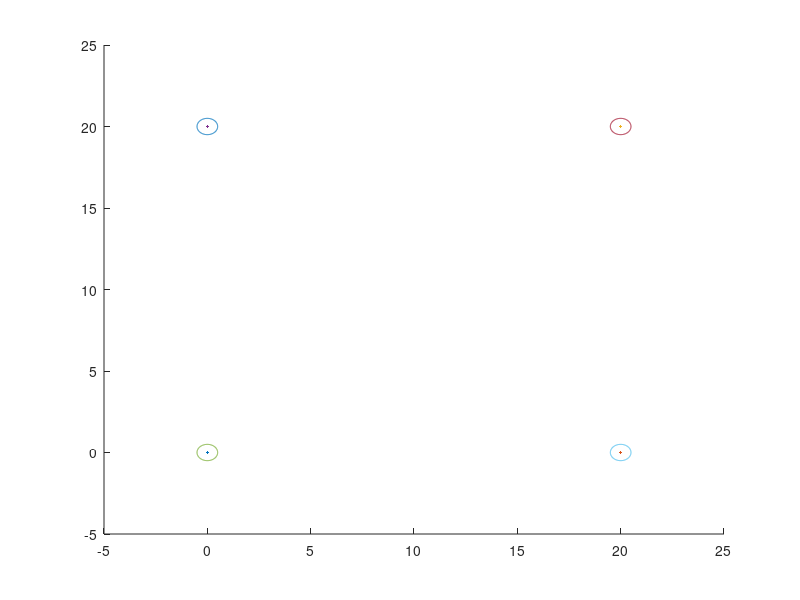

The MATLAB source for this figure: (Note: this script raises an error after producing the figure.)
clc 
clear all
clf

A=[0 0;0 0];
B=[1 0;0 1];
C=eye(2,2);
D=zeros(2,2);

sys=ss(A,B,C,D);


Num_agen=4;


Ts=0.1;
sysd=c2d(sys,Ts);
Ad=sysd.A;
Bd=sysd.B;
T=50;
%% intial trajectory
count=1;
X(:,1)=[0;0 ;  20;0 ; 20;20   ;  0;20 ];
for t=0:Ts:5
    if t<2
        u(:,count)=0*ones(2*Num_agen,1);
    else
        u(:,count)=0*ones(2*Num_agen,1);
    end
    for i=1:Num_agen
        X((2*i-1):(2*i),count+1)=Ad*X((2*i-1):(2*i),count)+Bd*u((2*i-1):(2*i),count);
    end
    count=count+1;   
end

X0=X;
for i=1:Num_agen
    hold on
    plot(X((2*i-1),:),X((2*i),:),'.')
end


hold on

%%
R_obs=2;
R_agent=0.5;
N=length(X(1,:));
obs_center=[
    X(1:2,1)'; ...
    X(3:4,1)'; ...
    X(5:6,1)'; ...
    X(7:8,1)'];
R_plot=[R_agent,R_agent,R_agent,R_agent];
R=2*R_plot;


alpha=1;
obs_num=length(R);
r_default=ones(Num_agen,1);

lambda=10000;

i=1;
figure(1)
tol=0.001;



hold on

theta=linspace(0,2*pi,201);
for j=1:obs_num
    x_theta=R_plot(j)*cos(theta);
    y_theta=R_plot(j)*sin(theta);
    plot(obs_center(j,1)+x_theta,obs_center(j,2)+y_theta)
end

for iteration=1:60
    




    cvx_begin 
        
        variable w(2*Num_agen,N-1)

        variable v(2*Num_agen,N-1)
        variable d(2*Num_agen,N)
        variable U(1,N-1)
        variable s(N*(obs_num-1),Num_agen)

        variable X_diff(N-1,Num_agen)
        %variable s_pos(N)
        %minimize (  500*sum(U*Ts) + lambda*sum(sum(abs(v)))  + lambda*(sum(max(s(:,1),0))   +   1*sum(max(s(:,2),0))) )
        
        minimize (  500*sum(sum(X_diff)) + lambda*sum(sum(abs(v)))  + lambda*0.001*(   sum(sum(max(s,0)))   )) 

        subject to
        cvx_precision best
        %cvx_precision low
        E=eye(2);
        d(:,1)==zeros(2*Num_agen,1);




        
        for i=1:N-1

            obs_center=[
                X(1:2,i)'; ...
                X(3:4,i)'; ...
                X(5:6,i)'; ...
                X(7:8,i)'];

            for j=1:Num_agen


                -r_default(j,1)<=w((2*j-1):(2*j),i)<=r_default(j,1);
  


                X((2*j-1):(2*j),i+1)+d((2*j-1):(2*j),i+1)== ...
                    (Ad*X((2*j-1):(2*j),i)+Ad*d((2*j-1):(2*j),i))+ ...
                    (Bd*u((2*j-1):(2*j),i)+Bd*w((2*j-1):(2*j),i))+E*v((2*j-1):(2*j),i);
                U(i)==norm(u(:,i),2);

                X_diff(i,j)==norm(X((2*j-1):(2*j),i+1)-X((2*j-1):(2*j),i),2);




                countk=1;

                for k=1:obs_num
                    if k==j
                        continue
                    end
                    R(k)-norm(X((2*j-1):(2*j),i)-obs_center(k,:)',2)- ...
                        (X((2*j-1):(2*j),i)-obs_center(k,:)')'*(X((2*j-1):(2*j),i)+d((2*j-1):(2*j),i)-obs_center(k,:)') ...
                        /norm(X((2*j-1):(2*j),i)-obs_center(k,:)',2)<=s((countk-1)*(N)+i,j);
                    countk=countk+1;
                end
            end

        end

        X(:,N)+d(:,N)==[20;20  ;  0;20   ;   0;0   ;  20;0];
        
    cvx_end

    % 


    w=full(w);
    v=full(v);
    d=full(d);
    X=X+d;
    u=u+w;
    hold on
    for i=1:Num_agen
        hold on
        plot(X((2*i-1),:),X((2*i),:),'.')
    end
    ss=0;



    for i=1:N
        
        obs_center=[
            X(1:2,i)'; ...
            X(3:4,i)'; ...
            X(5:6,i)'; ...
            X(7:8,i)'];
        for j=1:Num_agen
            countk=1;
            for k=1:obs_num
                if k==j
                    continue
                end
                ss((countk-1)*(N)+i,j)=R(k)-norm(X((2*j-1):(2*j),i)-obs_center(k,:)',2);
                countk=countk+1;
            end
        end
        
    end

    ss_max=max(ss);

    for i=1:Num_agen
        if ss_max(i)<0
            r_default(i)=0;
        else
            r_default(i)=1;
        end
    end

    
    
    if max(max(ss))<0 && iteration>4
        break;
    end
    pause(0.01)
end


%%
figure(2)
hold on
for i=1:N
    for j=1:Num_agen
        hold on
        plot(X((2*j-1),i),X((2*j),i),'g.')
        %plot(X0((2*i-1),:),X0((2*i),:),'.')
    end

    obs_center=[
        X(1:2,i)'; ...
        X(3:4,i)'; ...
        X(5:6,i)'; ...
        X(7:8,i)'];


    theta=linspace(0,2*pi,201);
    xlim([0 25])
    ylim([0 25])
    for j=1:obs_num
        hold on
        x_theta=R_plot(j)*cos(theta);
        y_theta=R_plot(j)*sin(theta);
        plot(obs_center(j,1)+x_theta,obs_center(j,2)+y_theta,'b')
    end

pause(0.05)
%clf


end









%% utility funcitons


function XX=stack_vec(X,u)
    XX=reshape(X(:,1:end-1),[length((X(:,1)))*length(X(1,:))-4,1]);
    uu=reshape(u,[length((u(:,1)))*length(u(1,:)),1]);
    XX=[XX;uu];
end


function [X,u]=unstack_vec(XX,uu)
    X=reshape(XX,[4,length(XX)/4]);
    u=reshape(uu,[2,length(uu)/2]);
end